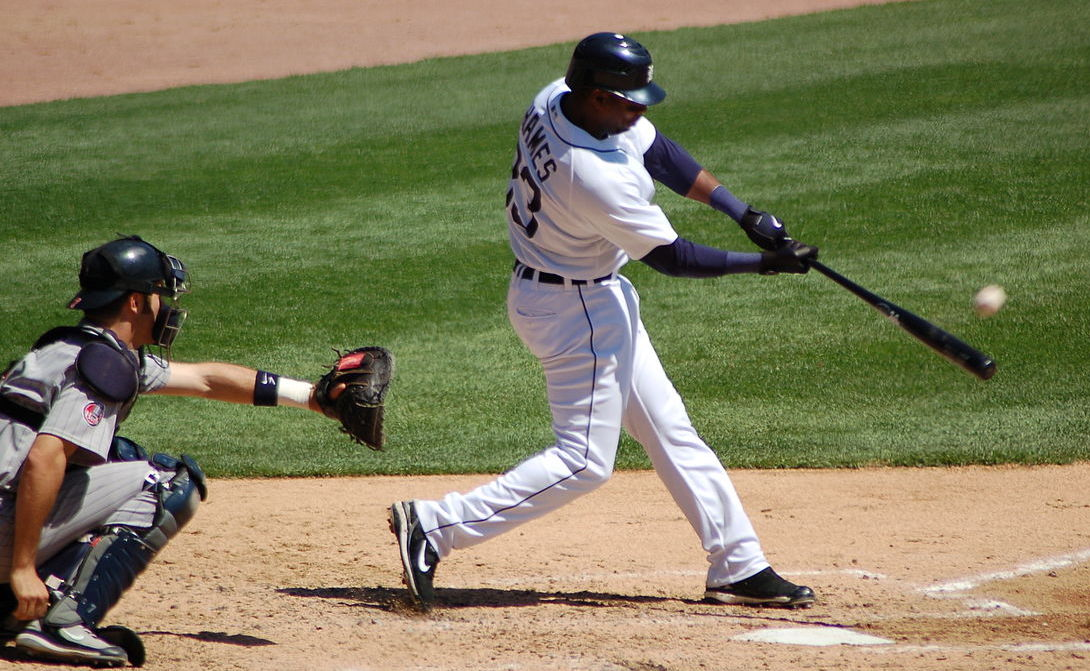
#> input picture baseball.jpg, 1090 x 671 px
$ jupyter execute 'Image Translation.ipynb'
#> lines starting #> are read from the running program, lines starting #| are printed output that depends on the picture
# Ex. No: 04
## Image Translation Using OpenCV

**Name :** LOGESHWARI N    **Reg. No :** 212225040206    **Slot No :** T2 26OD2199

# **Image Translation**

Write a Python program using OpenCV to perform image translation on the **"Given image"**.

The program should:

1. Import `cv2`, `numpy`, and `matplotlib.pyplot`.
2. Read the image **"given** in color mode.
3. Create a **translation matrix** that moves the image
   **50 pixels to the right** and **80 pixels down**.
4. Apply the translation
5. Display the following using a **1 × 2 layout** in Matplotlib:
   - **Original Image**
   - **Translated Image**

[cell 1]
# Import
import cv2
import numpy as np
import matplotlib.pyplot as plt

[cell 2]
# Read the image using OpenCV

img = cv2.imread("baseball.jpg")
#> img is the input picture: shape (671, 1090, 3); mean B, G, R 92.2, 124.4, 126.7

[cell 3]
M = np.float32([[1, 0, 50], [0, 1, 80]])
translated = cv2.warpAffine(img, M, (img.shape[1], img.shape[0]))
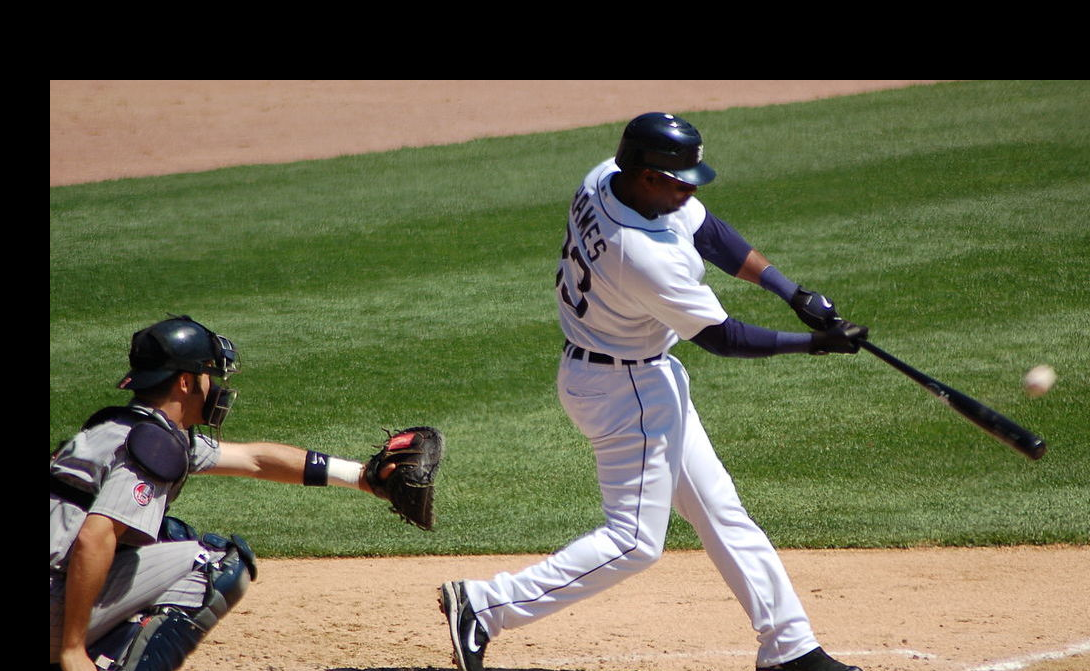
#> translated: shape (671, 1090, 3); mean B, G, R 75.3, 102.6, 101.6

[cell 4]
# Display the image using Matplotlib
plt.subplot(1, 2, 1)
plt.imshow(cv2.cvtColor(img, cv2.COLOR_BGR2RGB))
plt.title("Original Image")

plt.subplot(1, 2, 2)
plt.imshow(cv2.cvtColor(translated, cv2.COLOR_BGR2RGB))
plt.title("Translated Image")

plt.show()

# **Image Scaling**

Write a Python program using OpenCV to perform image scaling on the **given image**.

The program should:

1. Scale the image to:
   - **0.5 times** its original size (downscaling)
   - **2 times** its original size (upscaling)
2. Use `cv2.resize` with appropriate scaling factors.
5. Display the following using a **1 × 3 layout** in Matplotlib:
   - **Original Image**
   - **Downscaled Image (0.5×)**
   - **Upscaled Image (2×)**

[cell 5]
small = cv2.resize(img, None, fx=0.5, fy=0.5)
large = cv2.resize(img, None, fx=2, fy=2)

[cell 6]
plt.figure(figsize=(12, 4))

plt.subplot(1, 3, 1)
plt.imshow(cv2.cvtColor(img, cv2.COLOR_BGR2RGB))
plt.title("Original Image")

plt.subplot(1, 3, 2)
plt.imshow(cv2.cvtColor(cv2.resize(img, None, fx=0.5, fy=0.5), cv2.COLOR_BGR2RGB))
plt.title("Downscaled Image")

plt.subplot(1, 3, 3)
plt.imshow(cv2.cvtColor(cv2.resize(img, None, fx=2, fy=2), cv2.COLOR_BGR2RGB))
plt.title("Upscaled Image")

plt.show()

# **Image Shearing**

Write a Python program using OpenCV to perform image shearing on the **given image**.

The program should:

1. Create a **shearing transformation matrix** to apply:
   - **Horizontal shearing**
   - **Vertical shearing**
2. Apply the shearing transformations.
3. Display the following using a **1 × 3 layout** in Matplotlib:
   - **Original Image**
   - **Horizontally Sheared Image**
   - **Vertically Sheared Image**

[cell 7]
rows, cols = img.shape[:2]
#> rows = 671; cols = 1090

M1 = np.float32([[1, 0.5, 0], [0, 1, 0]])
horizontal = cv2.warpAffine(img, M1, (cols, rows))

M2 = np.float32([[1, 0, 0], [0.5, 1, 0]])
vertical = cv2.warpAffine(img, M2, (cols, rows))

[cell 8]
plt.figure(figsize=(12, 4))

plt.subplot(1, 3, 1)
plt.imshow(cv2.cvtColor(img, cv2.COLOR_BGR2RGB))
plt.title("Original Image")

plt.subplot(1, 3, 2)
plt.imshow(cv2.cvtColor(horizontal, cv2.COLOR_BGR2RGB))
plt.title("Horizontally Sheared Image")

plt.subplot(1, 3, 3)
plt.imshow(cv2.cvtColor(vertical, cv2.COLOR_BGR2RGB))
plt.title("Vertically Sheared Image")

plt.show()

# **Image Reflection**

Write a Python program using OpenCV to perform image reflection on the **given image**.

The program should:

1. Generate the following reflected versions of the image:
   - **Horizontal Reflection** (flip left ↔ right)
   - **Vertical Reflection** (flip top ↔ bottom)
   - **Both-axis Reflection**
2. Use `cv2.flip` with appropriate flip codes.
3. Display the following using a **2 × 2 layout** in Matplotlib:
   - **Original Image**
   - **Horizontally Reflected Image**
   - **Vertically Reflected Image**
   - **Both-axis Reflected Image**

[cell 9]
horizontal = cv2.flip(img, 1)
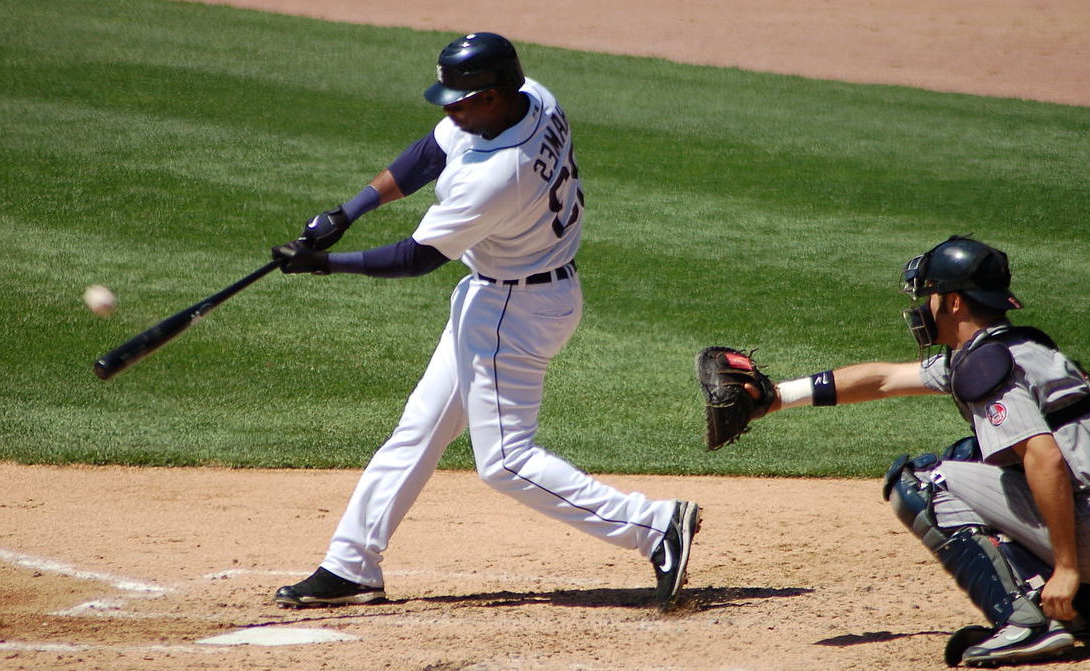
#> horizontal: shape (671, 1090, 3); mean B, G, R 92.2, 124.4, 126.7
vertical = cv2.flip(img, 0)
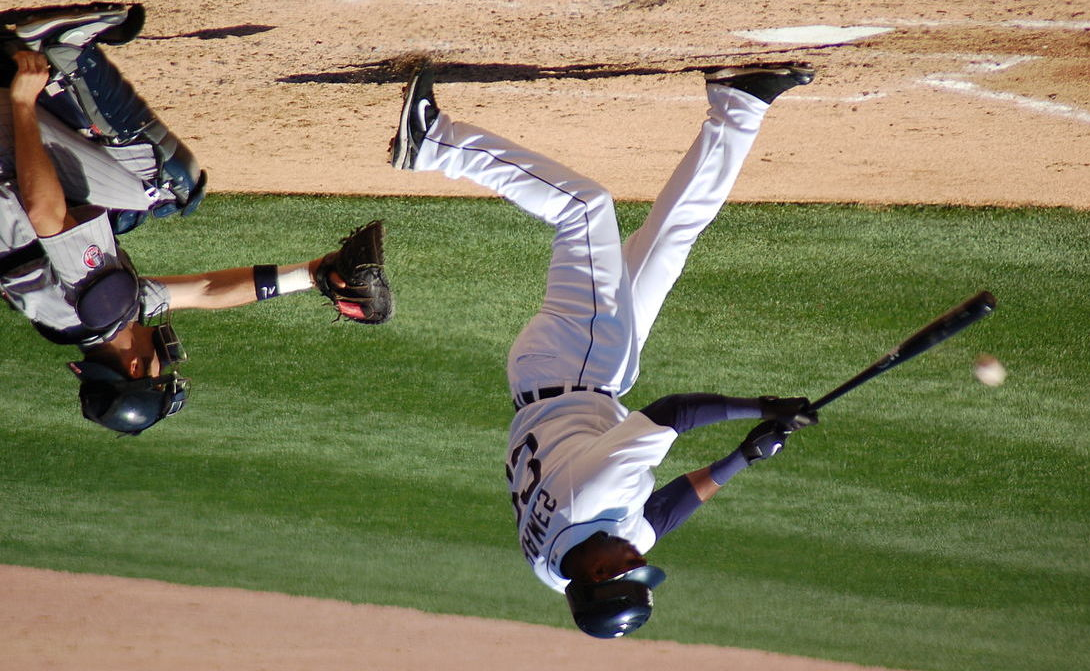
#> vertical: shape (671, 1090, 3); mean B, G, R 92.2, 124.4, 126.7
both = cv2.flip(img, -1)
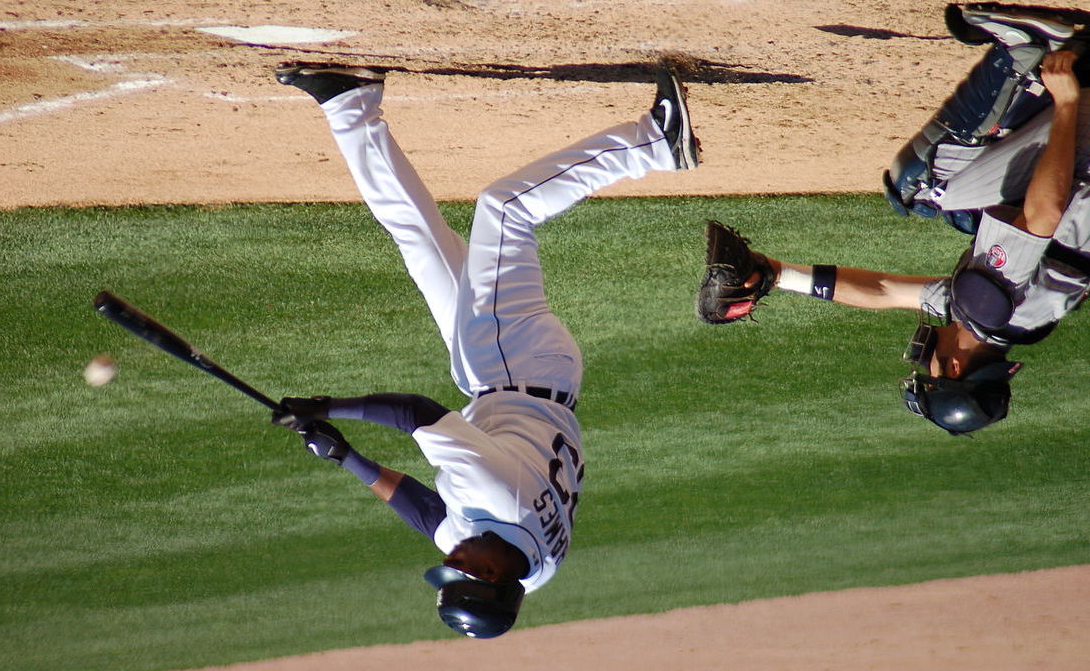
#> both: shape (671, 1090, 3); mean B, G, R 92.2, 124.4, 126.7

[cell 10]
plt.figure(figsize=(10, 8))

plt.subplot(2, 2, 1)
plt.imshow(cv2.cvtColor(img, cv2.COLOR_BGR2RGB))
plt.title("Original Image")

plt.subplot(2, 2, 2)
plt.imshow(cv2.cvtColor(horizontal, cv2.COLOR_BGR2RGB))
plt.title("Horizontal Reflection")

plt.subplot(2, 2, 3)
plt.imshow(cv2.cvtColor(vertical, cv2.COLOR_BGR2RGB))
plt.title("Vertical Reflection")

plt.subplot(2, 2, 4)
plt.imshow(cv2.cvtColor(both, cv2.COLOR_BGR2RGB))
plt.title("Both-axis Reflection")

plt.show()

# **Image Rotation**

Write a Python program using OpenCV to perform **image rotation** on the **given image**.

The program should:

1. Rotate the image by:
   - **45 degrees**
   - **90 degrees**
2. Use `cv2.getRotationMatrix2D` and `cv2.warpAffine`.
3. Display the following using a **1 × 3 layout** in Matplotlib:
   - **Original Image**
   - **45° Rotated Image**
   - **90° Rotated Image**

[cell 11]
rows, cols = img.shape[:2]
center = (cols // 2, rows // 2)
#> center = (545, 335)

[cell 12]
rotated45 = cv2.warpAffine(img, cv2.getRotationMatrix2D(center, 45, 1), (cols, rows))
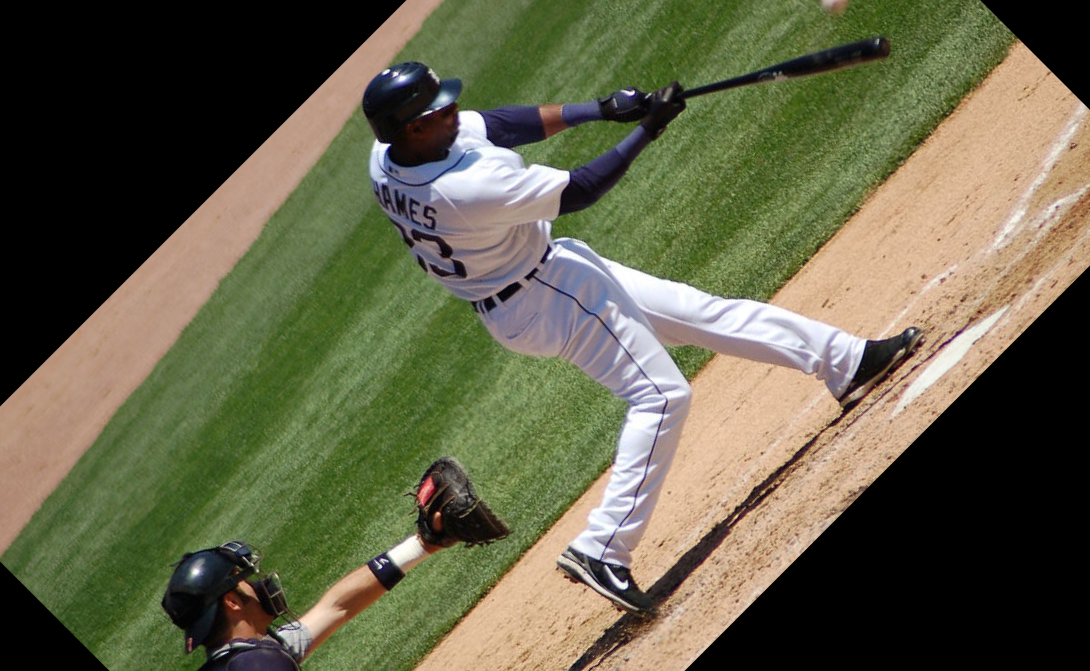
#> rotated45: shape (671, 1090, 3); mean B, G, R 73, 97.5, 99

[cell 13]
rotated90 = cv2.warpAffine(img, cv2.getRotationMatrix2D(center, 90, 1), (cols, rows))
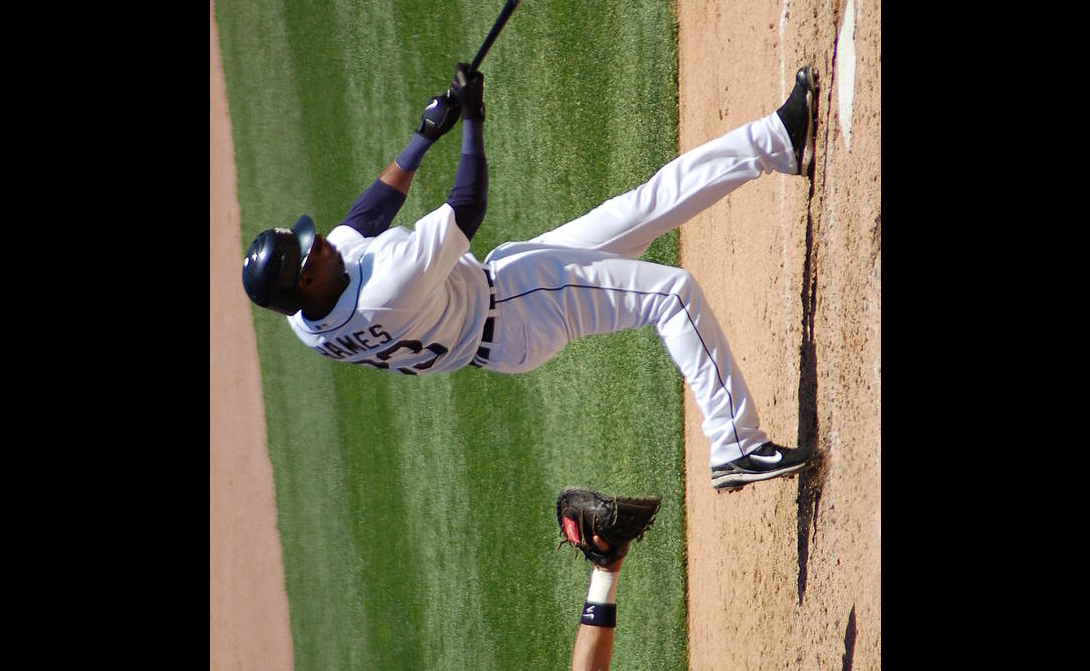
#> rotated90: shape (671, 1090, 3); mean B, G, R 62.2, 81.4, 82.9

[cell 14]
plt.figure(figsize=(12, 4))

plt.subplot(1, 3, 1)
plt.imshow(cv2.cvtColor(img, cv2.COLOR_BGR2RGB))
plt.title("Original Image")

plt.subplot(1, 3, 2)
plt.imshow(cv2.cvtColor(rotated45, cv2.COLOR_BGR2RGB))
plt.title("45° Rotated Image")

plt.subplot(1, 3, 3)
plt.imshow(cv2.cvtColor(rotated90, cv2.COLOR_BGR2RGB))
plt.title("90° Rotated Image")

plt.show()
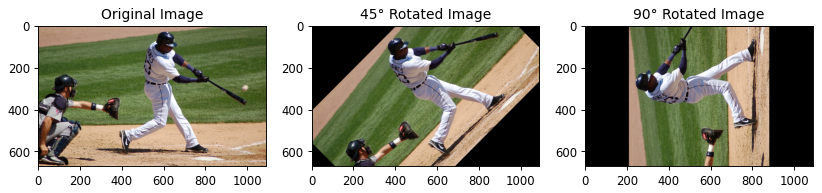
#> figure drawn by matplotlib, 3 panels
